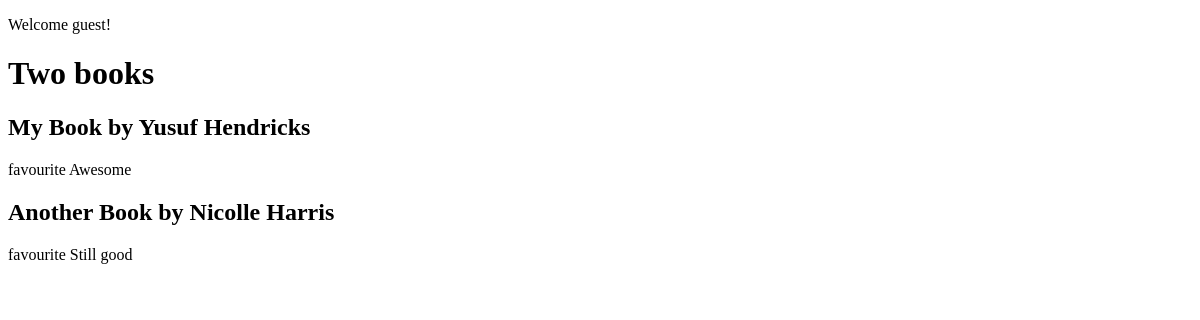
The app's page /, older data.
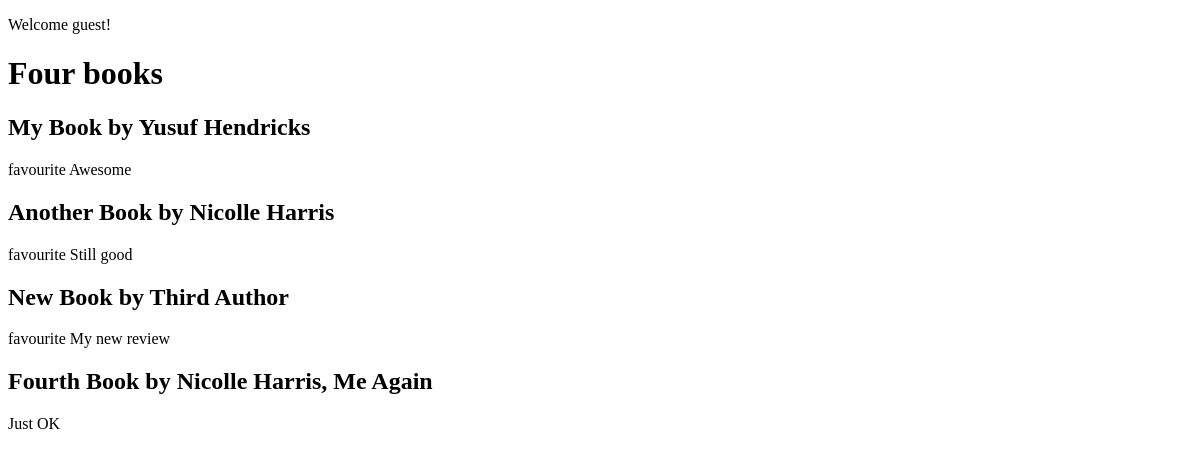
The same page, newer data.
### books/models.py (models this page shows, shortened)
class Book(models.Model):
    title = models.CharField(max_length=150)
    authors = models.ManyToManyField("Author", related_name="books")
    review = models.TextField(blank=True, null=True)
    date_reviewed = models.DateTimeField(blank=True, null=True)
    is_favourite = models.BooleanField(default=True, verbose_name="Favourite?")
    def list_authors(self):
        return ", ".join([author.name for author in self.authors.all()])

class Author(models.Model):
    name = models.CharField(max_length=70, help_text="Use pen name, not real name", unique=True)

### books/views.py (the view)
# urls.py: url(r'^$', list_books, name='books'),
def list_books(request):
    books = Book.objects.exclude(date_reviewed__isnull=True).prefetch_related('authors')
    context = {
        'books': books,
    }
    return render(request, "list.html", context)

### books/templates/list.html (shortened to what this page needs)
{% load humanize %}
<!DOCTYPE html>
<html lang="en">
<head>
</head>
<body>
    {% if request.user.is_authenticated %}
        <p>Hello {{ request.user.username|title }}, you last logged in at {{ request.user.last_login|date:"D d M Y" }}</p>
    {% else %}
        <p>Welcome guest!</p>
    {% endif %}
    <main>
        <h1>{{ books.count|apnumber|title }} book{{ books.count|pluralize }}</h1>
        {% for book in books %}
            <h2>{{ book.title }} by {{ book.list_authors }}</h2>
            {% if book.is_favourite %}
                <span class="highlight">favourite</span>
            {% endif %}
            {{ book.review }}
        {% endfor %}
    </main>
</body>
</html>

Row changes from the older to the newer data that the page shows:
added Book: title "New Book", list_authors "Third Author", is_favourite "favourite", review "My new review"
added Book: title "Fourth Book", list_authors "Nicolle Harris, Me Again", review "Just OK"
Text that changed along with them:
{{ books.count|apnumber|title }}: "Two" → "Four"
